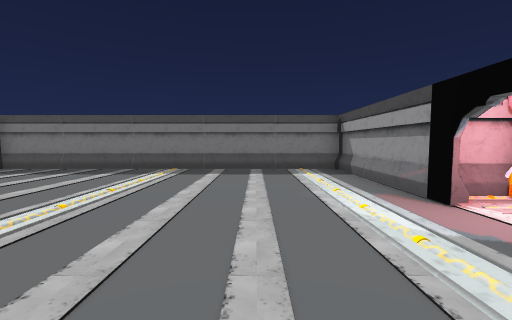
View 1 (above)

12 first-person views from a walk through a Unity game level. The camera is 1.5 m above the floor, tilts 4° down and sees 90° across. Doors are open. The floor is counted in squares, 2 m on a side. Each view is taken from the middle of a square. On the plan, view 1 faces up. The plan holds only what a view shows up to about 9 squares ahead; the rest is blank. The place goes on beyond the plan. The player is left out. Some surface patterns are stand-ins.

View 2
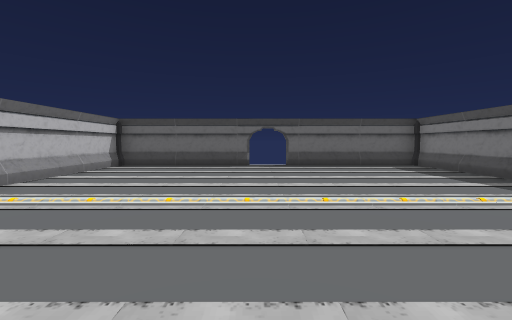

View 3
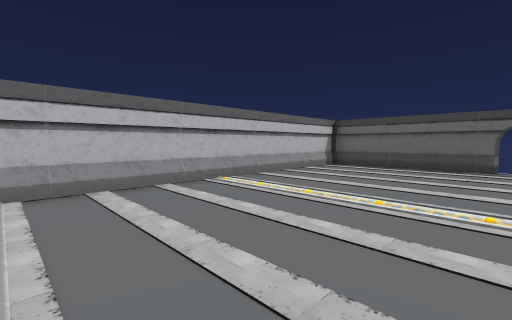

View 4
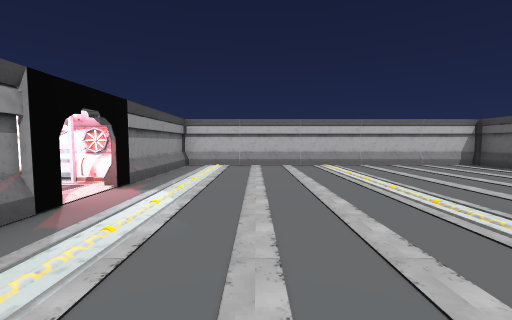

View 5
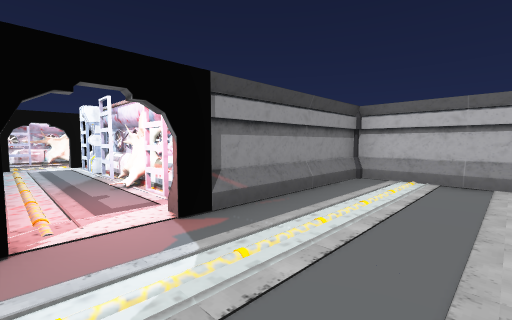

View 6
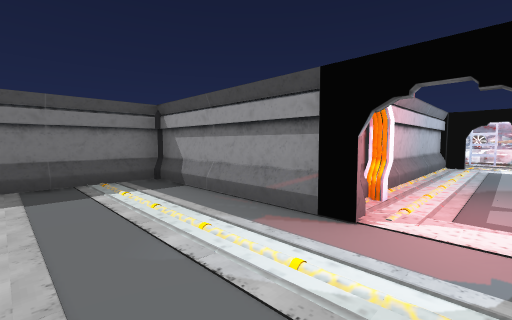

View 7
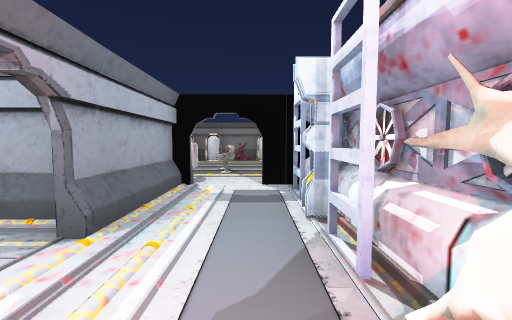

View 8
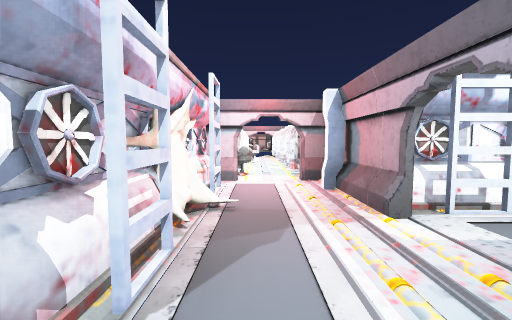

View 9
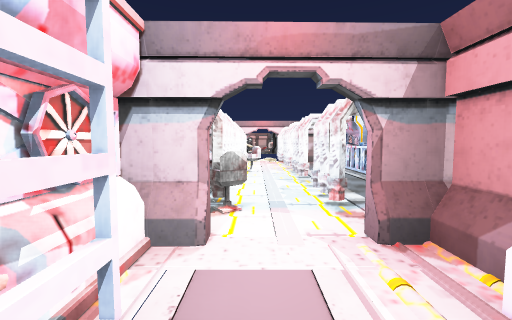

View 10
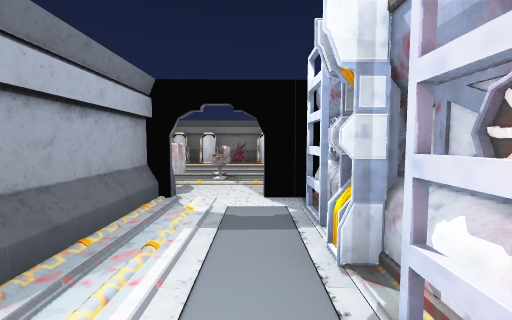

View 11
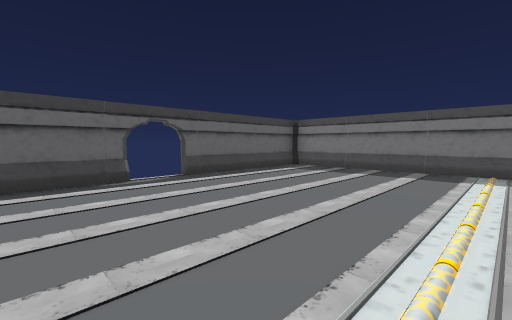

View 12
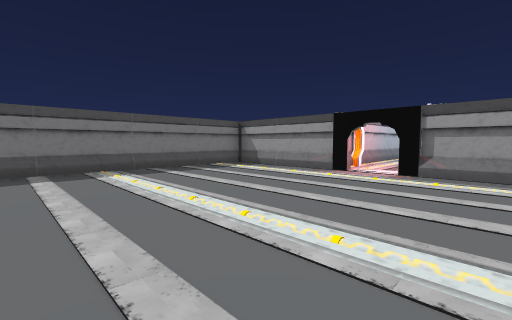

### Floor plan
Key: @ floor where view 1 was taken; # wall or solid block; . floor; / step, stairs or slope; D open door; = window, fence, low wall or low ledge; O other object.
Columns run from 8 left of view 1 to 11 right of it. Each row starts with its distance up from view 1.
  9                  ..
  8 ############     O.
  7 #O////////O#    .O.
  6 #..........#   OOO
  5 #..........#     OO#
  4 #..........######/.#
  3 DO........O#....#O.#
  2 DD........D........#
  1 #..........##O###//O
  0 #.......@..#    ##.#
 -1 #..........#    #OD#
 -2 #O........O#     OO.
 -3 ############     .O.
 -4                 =OO
 -5                  O

Where each view was taken, in squares from view 1:
view 1: 0 up, 0 right, facing up
view 2: 2 up, 1 right, facing left
view 3: 2 up, 1 right, facing down-left
view 4: 6 up, 0 right, facing down
view 5: 3 up, 0 right, facing down-right
view 6: 2 up, 0 right, facing up-right
view 7: 1 up, 10 right, facing up
view 8: 4 up, 10 right, facing down
view 9: 1 up, 10 right, facing down
view 10: 2 up, 10 right, facing up
view 11: 0 up, 2 left, facing up-left
view 12: 0 up, 4 left, facing up-right
